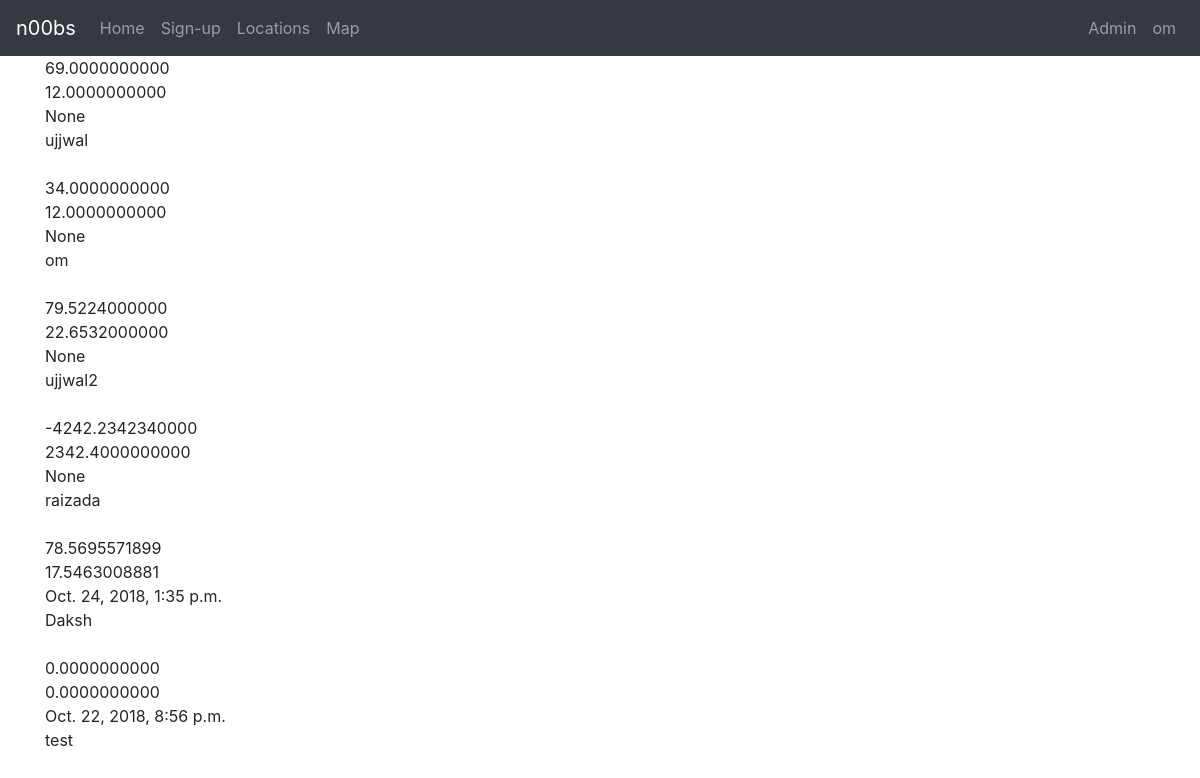
/locations/ (signed in), run on the app's committed database.
### panic/models.py (models this page shows, shortened)
class Location(models.Model):
    account = models.OneToOneField('Account', on_delete=models.CASCADE)
    lat = models.DecimalField(default=0, max_digits=15, decimal_places=10)
    lng = models.DecimalField(default=0, max_digits=15, decimal_places=10)
    time = models.DateTimeField(auto_now=True)

class Account(models.Model):
    user = models.OneToOneField(
        User,
        on_delete=models.CASCADE,
        primary_key=True,
    )
    first_name = models.CharField(max_length=100, null=True)
    country = models.CharField(max_length=100, null=True)
    last_name = models.CharField(max_length=100, null=True)

### panic/views.py (the view)
# urls.py: path('locations/', views.locations, name='locations'),
def locations(request):
    locations = Location.objects.all()
    return render(
        request,
        'locations.html',
        {'locations': locations}
    )

### panic/templates/locations.html
{% extends "base.html" %}
{% block content %}
	<div class="container">
		{% for location in locations %}
			{{location.lng}}
			<br>
			{{location.lat}}
			<br>
			{{location.time}}
			<br>
			{{location.account.user.username}}
			<br><br>
		{% endfor %}
	</div>
{% endblock %}

### panic/templates/base.html (shortened to what this page needs)
<link rel="stylesheet" href="https://maxcdn.bootstrapcdn.com/bootstrap/4.1.3/css/bootstrap.min.css">
<nav class="navbar navbar-expand-md bg-dark navbar-dark">
  <a class="navbar-brand" href="#">n00bs</a>
  <div class="collapse navbar-collapse" id="collapsibleNavbar">
    <ul class="navbar-nav">
      <li class="nav-item">
        <a class="nav-link" href="{% url 'index' %}">Home</a>
      </li>
      <li class="nav-item">
        <a class="nav-link" href="{% url 'SignUp' %}">Sign-up</a>
      </li>
      <li class="nav-item">
        <a class="nav-link" href="{% url 'locations' %}">Locations</a>
      </li>
      <li class="nav-item">
        <a class="nav-link" href="{% url 'map' %}">Map</a>
      </li>
    </ul>
    <ul class="navbar-nav ml-auto">
      <li class="nav-item">
        <a class="nav-link" href="/admin"> Admin</a>
      </li>
      {% if user.username != "" %}
        <li class="nav-item">
          <a class="nav-link" href="#">
            {{ user.username }}
          </a>
        </li>
      {% endif %}
    </ul>
  </div>
</nav>
{% block content %}{% endblock %}
</body>
</html>

### data on the page
Location: lng "69.0000000000", lat "12.0000000000", time "None", account.user.username "ujjwal"
Location: lng "34.0000000000", lat "12.0000000000", time "None", account.user.username "om"
Location: lng "79.5224000000", lat "22.6532000000", time "None", account.user.username "ujjwal2"
Location: lng "-4242.2342340000", lat "2342.4000000000", time "None", account.user.username "raizada"
Location: lng "78.5695571899", lat "17.5463008881", time "Oct. 24, 2018, 1:35 p.m.", account.user.username "Daksh"
Location: lng "0.0000000000", lat "0.0000000000", time "Oct. 22, 2018, 8:56 p.m.", account.user.username "test"

### other printed values
{{ user.username }} "om"
